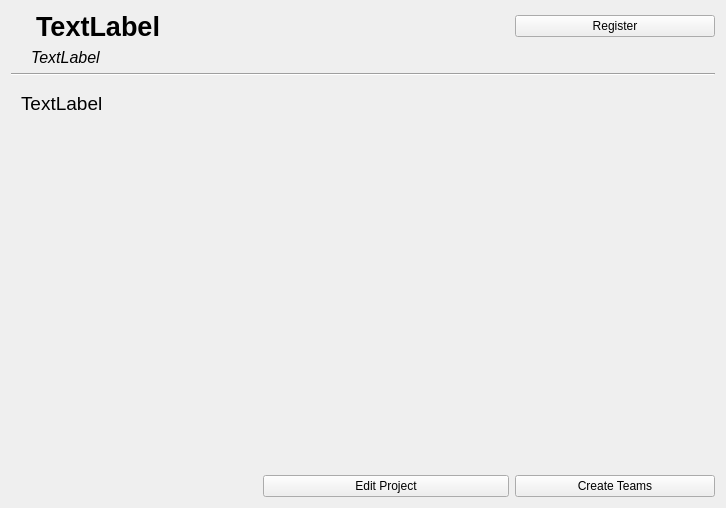
<?xml version="1.0" encoding="UTF-8"?>
<ui version="4.0">
 <class>ProjectDetails</class>
 <widget class="QWidget" name="ProjectDetails">
  <property name="geometry">
   <rect>
    <x>0</x>
    <y>0</y>
    <width>726</width>
    <height>508</height>
   </rect>
  </property>
  <property name="windowTitle">
   <string>Form</string>
  </property>
  <layout class="QGridLayout" name="gridLayout">
   <item row="0" column="0" colspan="2">
    <widget class="QLabel" name="txtProjTitle">
     <property name="font">
      <font>
       <pointsize>20</pointsize>
       <weight>75</weight>
       <bold>true</bold>
      </font>
     </property>
     <property name="text">
      <string>TextLabel</string>
     </property>
     <property name="alignment">
      <set>Qt::AlignLeading|Qt::AlignLeft|Qt::AlignVCenter</set>
     </property>
     <property name="wordWrap">
      <bool>true</bool>
     </property>
     <property name="margin">
      <number>10</number>
     </property>
     <property name="indent">
      <number>25</number>
     </property>
    </widget>
   </item>
   <item row="4" column="2">
    <widget class="QPushButton" name="btnStartAlgo">
     <property name="text">
      <string>Create Teams</string>
     </property>
    </widget>
   </item>
   <item row="1" column="0" colspan="3">
    <widget class="QLabel" name="lblRegisteredStudents">
     <property name="font">
      <font>
       <pointsize>12</pointsize>
       <italic>true</italic>
      </font>
     </property>
     <property name="text">
      <string>TextLabel</string>
     </property>
     <property name="margin">
      <number>15</number>
     </property>
     <property name="indent">
      <number>20</number>
     </property>
    </widget>
   </item>
   <item row="0" column="2">
    <widget class="QPushButton" name="btnRegistration">
     <property name="maximumSize">
      <size>
       <width>200</width>
       <height>16777215</height>
      </size>
     </property>
     <property name="baseSize">
      <size>
       <width>0</width>
       <height>0</height>
      </size>
     </property>
     <property name="font">
      <font>
       <pointsize>9</pointsize>
      </font>
     </property>
     <property name="text">
      <string>Register</string>
     </property>
     <property name="checkable">
      <bool>false</bool>
     </property>
     <property name="checked">
      <bool>false</bool>
     </property>
     <property name="autoDefault">
      <bool>false</bool>
     </property>
     <property name="default">
      <bool>false</bool>
     </property>
     <property name="flat">
      <bool>false</bool>
     </property>
    </widget>
   </item>
   <item row="3" column="0" colspan="3">
    <widget class="QLabel" name="txtProjDescription">
     <property name="enabled">
      <bool>true</bool>
     </property>
     <property name="sizePolicy">
      <sizepolicy hsizetype="Expanding" vsizetype="Preferred">
       <horstretch>2</horstretch>
       <verstretch>1</verstretch>
      </sizepolicy>
     </property>
     <property name="sizeIncrement">
      <size>
       <width>2</width>
       <height>0</height>
      </size>
     </property>
     <property name="font">
      <font>
       <pointsize>14</pointsize>
      </font>
     </property>
     <property name="text">
      <string>TextLabel</string>
     </property>
     <property name="alignment">
      <set>Qt::AlignLeading|Qt::AlignLeft|Qt::AlignTop</set>
     </property>
     <property name="wordWrap">
      <bool>true</bool>
     </property>
     <property name="margin">
      <number>30</number>
     </property>
     <property name="indent">
      <number>10</number>
     </property>
    </widget>
   </item>
   <item row="2" column="0" colspan="3">
    <widget class="Line" name="textSeperator">
     <property name="sizePolicy">
      <sizepolicy hsizetype="Expanding" vsizetype="Fixed">
       <horstretch>0</horstretch>
       <verstretch>0</verstretch>
      </sizepolicy>
     </property>
     <property name="maximumSize">
      <size>
       <width>16777215</width>
       <height>16777215</height>
      </size>
     </property>
     <property name="frameShadow">
      <enum>QFrame::Sunken</enum>
     </property>
     <property name="orientation">
      <enum>Qt::Horizontal</enum>
     </property>
    </widget>
   </item>
   <item row="4" column="1">
    <widget class="QPushButton" name="btnEditProject">
     <property name="text">
      <string>Edit Project</string>
     </property>
    </widget>
   </item>
  </layout>
 </widget>
 <resources/>
 <connections/>
</ui>
